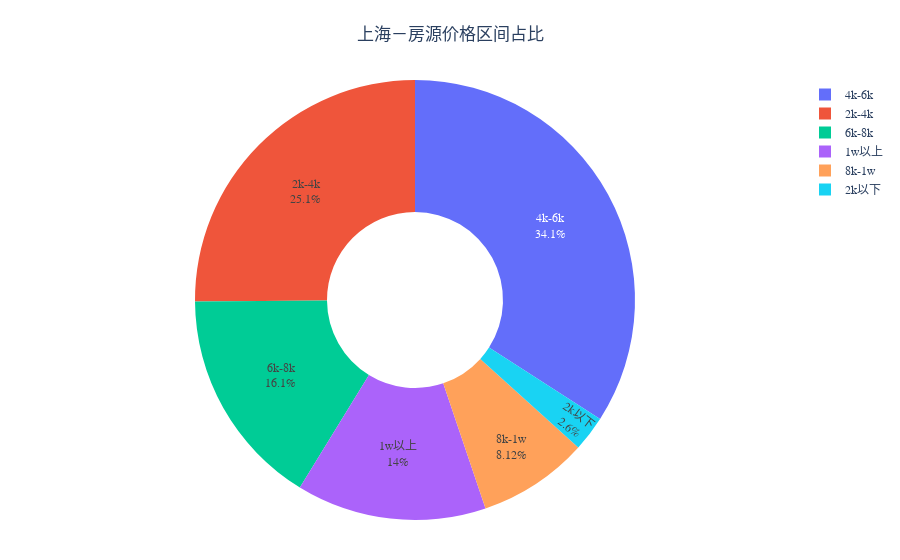

Here is the notebook cell this chart was saved with:
### Code cell
city_charts['pie'].show()

### Figure 1 — Plotly figure (JSON) as saved in the notebook; plotly's stock layout.template omitted (floating-point values rounded to 4 significant figures)
{"data": [{"hole": 0.4, "labels": ["4k-6k", "2k-4k", "6k-8k", "1w以上", "8k-1w", "2k以下"], "marker": {"colors": ["#636EFA", "#EF553B", "#00CC96", "#AB63FA", "#FFA15A", "#19D3F3"]}, "textinfo": "percent+label", "values": [315, 232, 149, 129, 75, 24], "type": "pie"}], "layout": {"title": {"text": "上海－房源价格区间占比", "x": 0.5, "y": 0.95, "xanchor": "center", "yanchor": "top"}, "font": {"family": "Microsoft YaHei", "size": 12}, "margin": {"l": 40, "r": 40, "t": 80, "b": 40}, "showlegend": true}}
